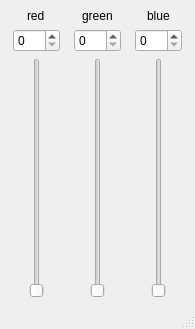
<?xml version="1.0" encoding="UTF-8"?>
<ui version="4.0">
 <class>MainWindow</class>
 <widget class="QMainWindow" name="MainWindow">
  <property name="geometry">
   <rect>
    <x>0</x>
    <y>0</y>
    <width>195</width>
    <height>329</height>
   </rect>
  </property>
  <property name="windowTitle">
   <string>MainWindow</string>
  </property>
  <widget class="QWidget" name="centralwidget">
   <layout class="QHBoxLayout" name="horizontalLayout">
    <item>
     <layout class="QGridLayout" name="gridLayout">
      <item row="2" column="0" alignment="Qt::AlignHCenter">
       <widget class="QSlider" name="vsslider_red">
        <property name="maximum">
         <number>255</number>
        </property>
        <property name="orientation">
         <enum>Qt::Vertical</enum>
        </property>
       </widget>
      </item>
      <item row="0" column="0" alignment="Qt::AlignHCenter">
       <widget class="QLabel" name="lbl_red">
        <property name="text">
         <string>red</string>
        </property>
       </widget>
      </item>
      <item row="1" column="0" alignment="Qt::AlignHCenter">
       <widget class="QSpinBox" name="spin_red">
        <property name="maximum">
         <number>255</number>
        </property>
       </widget>
      </item>
     </layout>
    </item>
    <item>
     <layout class="QGridLayout" name="gridLayout_2">
      <item row="2" column="0" alignment="Qt::AlignHCenter">
       <widget class="QSlider" name="vsslider_green">
        <property name="maximum">
         <number>255</number>
        </property>
        <property name="orientation">
         <enum>Qt::Vertical</enum>
        </property>
       </widget>
      </item>
      <item row="0" column="0" alignment="Qt::AlignHCenter">
       <widget class="QLabel" name="lbl_green">
        <property name="text">
         <string>green</string>
        </property>
       </widget>
      </item>
      <item row="1" column="0" alignment="Qt::AlignHCenter">
       <widget class="QSpinBox" name="spin_green">
        <property name="maximum">
         <number>255</number>
        </property>
       </widget>
      </item>
     </layout>
    </item>
    <item>
     <layout class="QGridLayout" name="gridLayout_3">
      <item row="0" column="0" alignment="Qt::AlignHCenter">
       <widget class="QLabel" name="lbl_blue">
        <property name="text">
         <string>blue</string>
        </property>
       </widget>
      </item>
      <item row="1" column="0" alignment="Qt::AlignHCenter">
       <widget class="QSpinBox" name="spin_blue">
        <property name="maximum">
         <number>255</number>
        </property>
       </widget>
      </item>
      <item row="2" column="0" alignment="Qt::AlignHCenter">
       <widget class="QSlider" name="vsslider_blue">
        <property name="maximum">
         <number>255</number>
        </property>
        <property name="orientation">
         <enum>Qt::Vertical</enum>
        </property>
       </widget>
      </item>
     </layout>
    </item>
   </layout>
  </widget>
  <widget class="QMenuBar" name="menubar">
   <property name="geometry">
    <rect>
     <x>0</x>
     <y>0</y>
     <width>195</width>
     <height>20</height>
    </rect>
   </property>
  </widget>
  <widget class="QStatusBar" name="statusbar"/>
 </widget>
 <resources/>
 <connections>
  <connection>
   <sender>vsslider_red</sender>
   <signal>valueChanged(int)</signal>
   <receiver>spin_red</receiver>
   <slot>setValue(int)</slot>
   <hints>
    <hint type="sourcelabel">
     <x>84</x>
     <y>199</y>
    </hint>
    <hint type="destinationlabel">
     <x>73</x>
     <y>68</y>
    </hint>
   </hints>
  </connection>
  <connection>
   <sender>spin_red</sender>
   <signal>valueChanged(int)</signal>
   <receiver>vsslider_red</receiver>
   <slot>setValue(int)</slot>
   <hints>
    <hint type="sourcelabel">
     <x>91</x>
     <y>70</y>
    </hint>
    <hint type="destinationlabel">
     <x>84</x>
     <y>226</y>
    </hint>
   </hints>
  </connection>
  <connection>
   <sender>vsslider_green</sender>
   <signal>valueChanged(int)</signal>
   <receiver>spin_green</receiver>
   <slot>setValue(int)</slot>
   <hints>
    <hint type="sourcelabel">
     <x>211</x>
     <y>243</y>
    </hint>
    <hint type="destinationlabel">
     <x>229</x>
     <y>62</y>
    </hint>
   </hints>
  </connection>
  <connection>
   <sender>spin_green</sender>
   <signal>valueChanged(int)</signal>
   <receiver>vsslider_green</receiver>
   <slot>setValue(int)</slot>
   <hints>
    <hint type="sourcelabel">
     <x>216</x>
     <y>65</y>
    </hint>
    <hint type="destinationlabel">
     <x>217</x>
     <y>174</y>
    </hint>
   </hints>
  </connection>
  <connection>
   <sender>vsslider_blue</sender>
   <signal>valueChanged(int)</signal>
   <receiver>spin_blue</receiver>
   <slot>setValue(int)</slot>
   <hints>
    <hint type="sourcelabel">
     <x>371</x>
     <y>143</y>
    </hint>
    <hint type="destinationlabel">
     <x>373</x>
     <y>64</y>
    </hint>
   </hints>
  </connection>
  <connection>
   <sender>spin_blue</sender>
   <signal>valueChanged(int)</signal>
   <receiver>vsslider_blue</receiver>
   <slot>setValue(int)</slot>
   <hints>
    <hint type="sourcelabel">
     <x>389</x>
     <y>66</y>
    </hint>
    <hint type="destinationlabel">
     <x>366</x>
     <y>184</y>
    </hint>
   </hints>
  </connection>
 </connections>
</ui>
